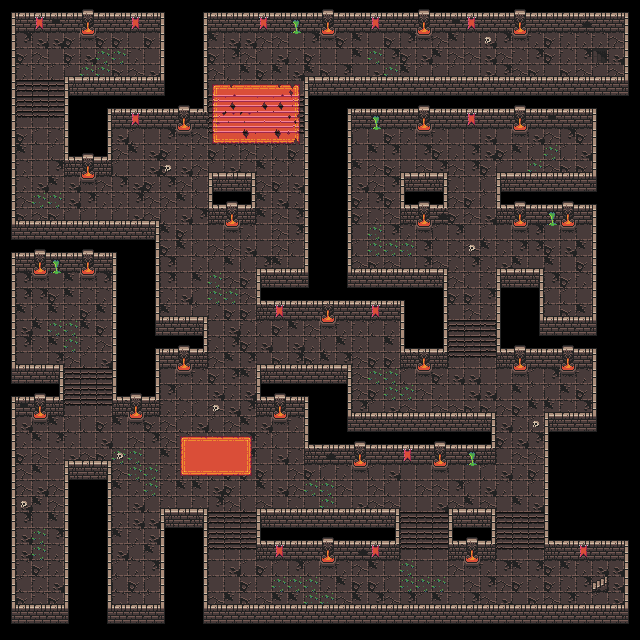

This is a level from a 2D game, rendered from its Tiled map with the project's own tilesets. A one-line summary and the map file follow, with tile-layer data summarised:
An orthogonal 40x40 tile map with 16x16 px tiles, 3 tile layers (back, back_over, over) and 595 objects.

<map version="1.10" tiledversion="1.10.2" orientation="orthogonal" renderorder="right-down" width="40" height="40" tilewidth="16" tileheight="16" infinite="0" nextlayerid="5" nextobjectid="642">
 <tileset firstgid="1" name="tileset" tilewidth="16" tileheight="16" tilecount="2880" columns="64">
  <image source="tileset.png" width="1024" height="720" />
  <tile id="64">
   <animation>
    <frame tileid="64" duration="200" />
    <frame tileid="69" duration="200" />
    <frame tileid="70" duration="200" />
   </animation>
  </tile>
  <tile id="128">
   <animation>
    <frame tileid="128" duration="200" />
    <frame tileid="133" duration="200" />
    <frame tileid="134" duration="200" />
   </animation>
  </tile>
 </tileset>
 <layer id="1" name="back" width="40" height="40">
  <data>[1600 cells, 973 non-empty, 20 distinct tile ids]</data>
 </layer>
 <layer id="2" name="back_over" width="40" height="40">
  <data>[1600 cells, 104 non-empty, 35 distinct tile ids]</data>
 </layer>
 <layer id="3" name="over" width="40" height="40">
  <data>[1600 cells, 594 non-empty, 15 distinct tile ids]</data>
 </layer>
 <objectgroup id="4" name="wall">
  <object id="1" x="192" y="16" width="16" height="16" />
  <object id="2" x="208" y="16" width="16" height="16" />
  <object id="4" x="224" y="16" width="16" height="16" />
  <object id="5" x="240" y="16" width="16" height="16" />
  <object id="6" x="256" y="16" width="16" height="16" />
  <object id="7" x="272" y="16" width="16" height="16" />
  <object id="8" x="288" y="16" width="16" height="16" />
  <object id="9" x="304" y="16" width="16" height="16" />
  <object id="10" x="320" y="16" width="16" height="16" />
  <object id="11" x="336" y="16" width="16" height="16" />
  <object id="12" x="352" y="16" width="16" height="16" />
  <object id="13" x="368" y="16" width="16" height="16" />
  <object id="14" x="384" y="16" width="16" height="16" />
  <object id="15" x="400" y="16" width="16" height="16" />
  <object id="16" x="416" y="16" width="16" height="16" />
  <object id="17" x="432" y="16" width="16" height="16" />
  <object id="18" x="448" y="16" width="16" height="16" />
  <object id="19" x="464" y="16" width="16" height="16" />
  <object id="20" x="480" y="16" width="16" height="16" />
  <object id="21" x="496" y="16" width="16" height="16" />
  <object id="22" x="512" y="16" width="16" height="16" />
  <object id="23" x="528" y="16" width="16" height="16" />
  <object id="24" x="544" y="16" width="16" height="16" />
  <object id="25" x="560" y="16" width="16" height="16" />
  <object id="26" x="576" y="16" width="16" height="16" />
  <object id="27" x="592" y="16" width="16" height="16" />
  <object id="28" x="608" y="16" width="16" height="16" />
  <object id="56" x="192" y="0" width="16" height="16" />
  <object id="57" x="208" y="0" width="16" height="16" />
  <object id="58" x="224" y="0" width="16" height="16" />
  <object id="59" x="240" y="0" width="16" height="16" />
  <object id="60" x="256" y="0" width="16" height="16" />
  <object id="61" x="272" y="0" width="16" height="16" />
  <object id="62" x="288" y="0" width="16" height="16" />
  <object id="63" x="304" y="0" width="16" height="16" />
  <object id="64" x="320" y="0" width="16" height="16" />
  <object id="65" x="336" y="0" width="16" height="16" />
  <object id="66" x="352" y="0" width="16" height="16" />
  <object id="67" x="368" y="0" width="16" height="16" />
  <object id="68" x="384" y="0" width="16" height="16" />
  <object id="69" x="400" y="0" width="16" height="16" />
  <object id="70" x="416" y="0" width="16" height="16" />
  <object id="71" x="432" y="0" width="16" height="16" />
  <object id="72" x="448" y="0" width="16" height="16" />
  <object id="73" x="464" y="0" width="16" height="16" />
  <object id="74" x="480" y="0" width="16" height="16" />
  <object id="75" x="496" y="0" width="16" height="16" />
  <object id="76" x="512" y="0" width="16" height="16" />
  <object id="77" x="528" y="0" width="16" height="16" />
  <object id="78" x="544" y="0" width="16" height="16" />
  <object id="79" x="560" y="0" width="16" height="16" />
  <object id="80" x="576" y="0" width="16" height="16" />
  <object id="81" x="592" y="0" width="16" height="16" />
  <object id="82" x="608" y="0" width="16" height="16" />
  <object id="83" x="624" y="16" width="16" height="16" />
  <object id="84" x="624" y="0" width="16" height="16" />
  <object id="85" x="624" y="48" width="16" height="16" />
  <object id="86" x="624" y="32" width="16" height="16" />
  <object id="87" x="624" y="80" width="16" height="16" />
  <object id="88" x="624" y="64" width="16" height="16" />
  <object id="89" x="304" y="80" width="16" height="16" />
  <object id="90" x="320" y="80" width="16" height="16" />
  <object id="91" x="336" y="80" width="16" height="16" />
  <object id="92" x="352" y="80" width="16" height="16" />
  <object id="93" x="368" y="80" width="16" height="16" />
  <object id="94" x="384" y="80" width="16" height="16" />
  <object id="95" x="400" y="80" width="16" height="16" />
  <object id="96" x="416" y="80" width="16" height="16" />
  <object id="97" x="432" y="80" width="16" height="16" />
  <object id="98" x="448" y="80" width="16" height="16" />
  <object id="99" x="464" y="80" width="16" height="16" />
  <object id="100" x="480" y="80" width="16" height="16" />
  <object id="101" x="496" y="80" width="16" height="16" />
  <object id="102" x="512" y="80" width="16" height="16" />
  <object id="103" x="528" y="80" width="16" height="16" />
  <object id="104" x="544" y="80" width="16" height="16" />
  <object id="105" x="560" y="80" width="16" height="16" />
  <object id="106" x="576" y="80" width="16" height="16" />
  <object id="107" x="592" y="80" width="16" height="16" />
  <object id="108" x="608" y="80" width="16" height="16" />
  <object id="109" x="304" y="112" width="16" height="16" />
  <object id="110" x="304" y="96" width="16" height="16" />
  <object id="111" x="304" y="144" width="16" height="16" />
  <object id="112" x="304" y="128" width="16" height="16" />
  <object id="113" x="304" y="176" width="16" height="16" />
  <object id="114" x="304" y="160" width="16" height="16" />
  <object id="115" x="304" y="208" width="16" height="16" />
  <object id="116" x="304" y="192" width="16" height="16" />
  <object id="117" x="304" y="240" width="16" height="16" />
  <object id="118" x="304" y="224" width="16" height="16" />
  <object id="120" x="304" y="256" width="16" height="16" />
  <object id="121" x="192" y="48" width="16" height="16" />
  <object id="122" x="192" y="32" width="16" height="16" />
  <object id="123" x="192" y="80" width="16" height="16" />
  <object id="124" x="192" y="64" width="16" height="16" />
  <object id="125" x="192" y="112" width="16" height="16" />
  <object id="126" x="192" y="96" width="16" height="16" />
  <object id="127" x="208" y="208" width="16" height="16" />
  <object id="128" x="224" y="208" width="16" height="16" />
  <object id="129" x="240" y="208" width="16" height="16" />
  <object id="130" x="208" y="192" width="16" height="16" />
  <object id="131" x="224" y="192" width="16" height="16" />
  <object id="132" x="240" y="192" width="16" height="16" />
  <object id="133" x="208" y="176" width="16" height="16" />
  <object id="134" x="224" y="176" width="16" height="16" />
  <object id="135" x="240" y="176" width="16" height="16" />
  <object id="136" x="400" y="208" width="16" height="16" />
  <object id="137" x="416" y="208" width="16" height="16" />
  <object id="138" x="432" y="208" width="16" height="16" />
  </objectgroup>
</map>
<!-- 486 of 595 objects omitted -->